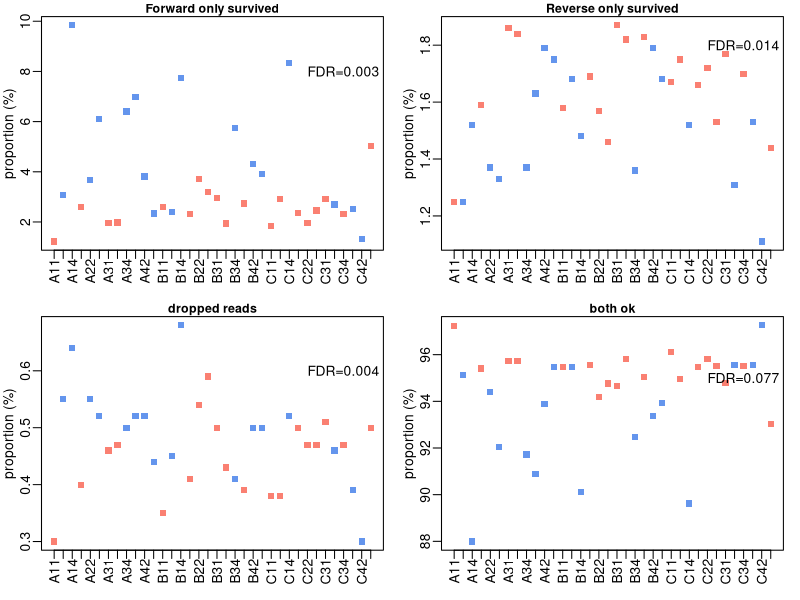

The R script that drew this image:
myTab <- read.table("reads_overview.csv", sep="\t", header = TRUE)
NovogeneIsol <- myTab$ID %in% c("A11", "B11", "C11", "A21", "B21", "C21", "A31", "B31", "C31", "B41", "C12", "B22", "C22", "A32", "B32", "B24", "C24", "C34", "C44")
NovogeneIsolBatch <- ifelse(NovogeneIsol == TRUE,"B1",'B2')
myExctCol <- ifelse(NovogeneIsol == TRUE,'salmon','cornflowerblue')
myExctPch <- ifelse(NovogeneIsol == TRUE,15,18)

MoF <- glm(myTab$Forw_ok_perc ~ NovogeneIsolBatch)
summary(MoF)
cor.test(myTab$Forw_ok_perc, as.integer(as.factor(NovogeneIsolBatch)), method = "spearman") # r=0.5276508 

MoR <- glm(myTab$Reverse_ok_perc ~ NovogeneIsolBatch)
summary(MoR)
cor.test(myTab$Reverse_ok_perc, as.integer(as.factor(NovogeneIsolBatch)), method = "spearman") # r=-0.4179697 

MoB <- glm(myTab$both_ok_Perc ~ NovogeneIsolBatch)
summary(MoB)
cor.test(myTab$both_ok_Perc, as.integer(as.factor(NovogeneIsolBatch)), method = "spearman") # r=-0.4821485 

MoD <- glm(myTab$dropped_perc ~ NovogeneIsolBatch)
summary(MoD)
cor.test(myTab$dropped_perc, as.integer(as.factor(NovogeneIsolBatch)), method = "spearman") # r=0.3226393 (p-value = 0.05496)

p.adjust(c(0.000807, 0.0107, 0.00187, 0.0771), method = "fdr")
# 0.00322800 0.01426667 0.00374000 0.07710000

par(mar=c(3,2.5,1,1), mgp=c(1.5, 0.5,0), cex.main=0.9, mfrow=c(2,2))
# par(mar=c(3,2.5,1,1), mgp=c(1.5, 0.5,0), cex.main=0.9, mfrow=c(1,1))
plot(x=c(1:36), y=myTab$Forw_ok_perc, col=myExctCol, pch=15, ylab="proportion (%)", main="Forward only survived", xlab="", xaxt="n")
axis(1, at = c(1:36), labels = myTab$ID, las=2, cex=0.75)
text(x = 33, y=8, "FDR=0.003")

plot(x=c(1:36), y=myTab$Reverse_ok_perc, col=myExctCol, pch=15, ylab="proportion (%)", main="Reverse only survived", xlab="", xaxt="n")
axis(1, at = c(1:36), labels = myTab$ID, las=2, cex=0.75)
text(x = 33, y=1.8, "FDR=0.014")

plot(x=c(1:36), y=myTab$dropped_perc, col=myExctCol, pch=15, ylab="proportion (%)", main="dropped reads", xlab="", xaxt="n")
axis(1, at = c(1:36), labels = myTab$ID, las=2, cex=0.75)
text(x = 33, y=0.6, "FDR=0.004")

plot(x=c(1:36), y=myTab$both_ok_Perc, col=myExctCol, pch=15, ylab="proportion (%)", main="both ok", xlab="", xaxt="n")
axis(1, at = c(1:36), labels = myTab$ID, las=2, cex=0.75)
text(x = 33, y=95, "FDR=0.077")

### Significant batch differences were found in:
  # Forward-only mapped reads (FDR = 0.003)
  # Reverse-only mapped reads (FDR = 0.014)
  # Both-mapped (proper pairs) (FDR = 0.004)
  # Dropped reads (unmapped) did not significantly differ (FDR = 0.077).
# --> So both batches produced a similar total number of usable reads, but the pairing orientation differs systematically.
# This pattern should point to RNA degradation or library fragmentation bias.
# Although total read yield and unmapped read proportions were similar across batches, 
# the fractions of correctly paired reads differed significantly (FDR < 0.05), 
# suggesting partial RNA degradation or differences in fragment size distribution in one sequencing batch. 
## This systematic variation justified subsequent batch correction of normalized expression values using ComBat.

